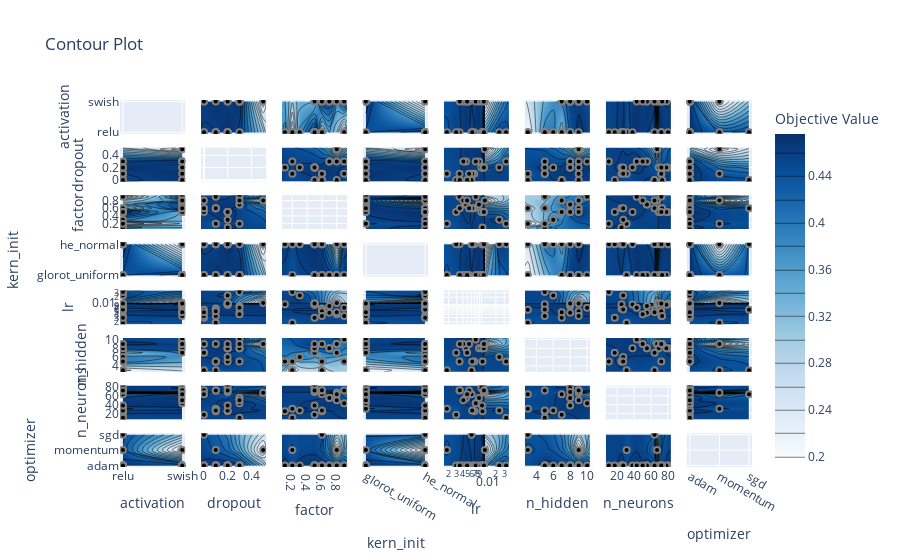

Source (notebook cell):
### Code cell
fig = optuna.visualization.plot_contour(study, 
                                        params=[
                                            'optimizer', 'n_hidden', 
                                            'dropout', 'n_neurons', 'factor',
                                            'kern_init', 'activation', 'lr'])

fig.update_layout(height=700)
fig.show()
